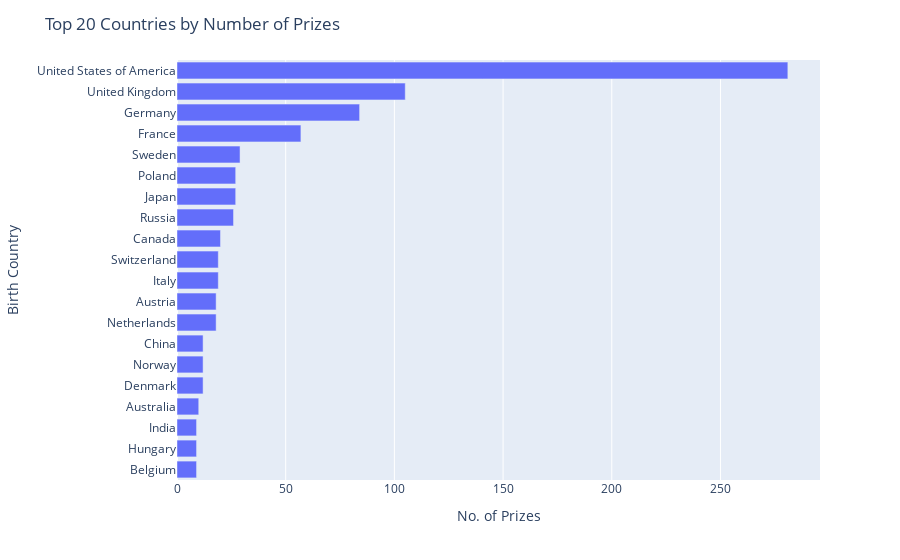

Notebook cell for this chart:
### Code cell
fig = px.bar(
    top20_countries,
    x='prize',
    y='birth_country_current'
)

fig.update_layout(
    title='Top 20 Countries by Number of Prizes',
    xaxis_title='No. of Prizes',
    yaxis_title='Birth Country'
    )

fig.show()

### Figure 1 — Plotly figure (JSON) as saved in the notebook; plotly's stock layout.template omitted (floating-point values rounded to 4 significant figures)
{"data": [{"alignmentgroup": "True", "hovertemplate": "prize=%{x}<br>birth_country_current=%{y}<extra></extra>", "legendgroup": "", "marker": {"color": "#636efa", "pattern": {"shape": ""}}, "name": "", "offsetgroup": "", "orientation": "h", "showlegend": false, "textposition": "auto", "type": "bar", "x": [9, 9, 9, 10, 12, 12, 12, 18, 18, 19, 19, 20, 26, 27, 27, 29, 57, 84, 105, 281], "xaxis": "x", "y": ["Belgium", "Hungary", "India", "Australia", "Denmark", "Norway", "China", "Netherlands", "Austria", "Italy", "Switzerland", "Canada", "Russia", "Japan", "Poland", "Sweden", "France", "Germany", "United Kingdom", "United States of America"], "yaxis": "y"}], "layout": {"barmode": "relative", "legend": {"tracegroupgap": 0}, "margin": {"t": 60}, "title": {"text": "Top 20 Countries by Number of Prizes"}, "xaxis": {"anchor": "y", "domain": [0, 1], "title": {"text": "No. of Prizes"}}, "yaxis": {"anchor": "x", "domain": [0, 1], "title": {"text": "Birth Country"}}}}
